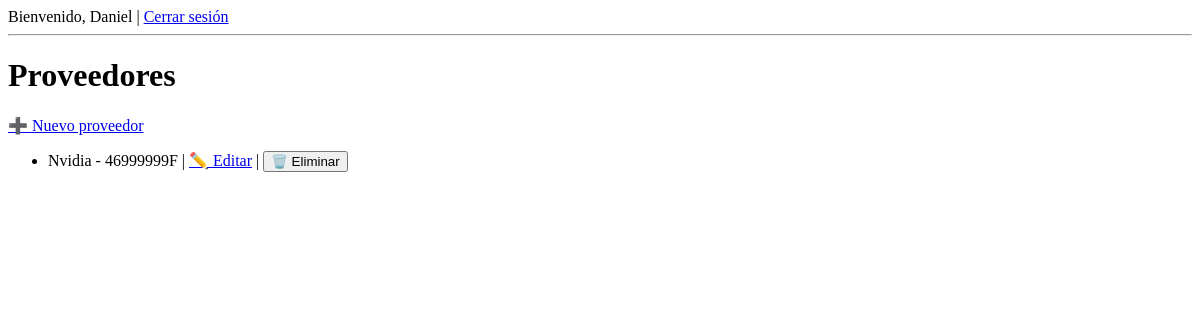
The app's page /proveedores (signed in), older data.
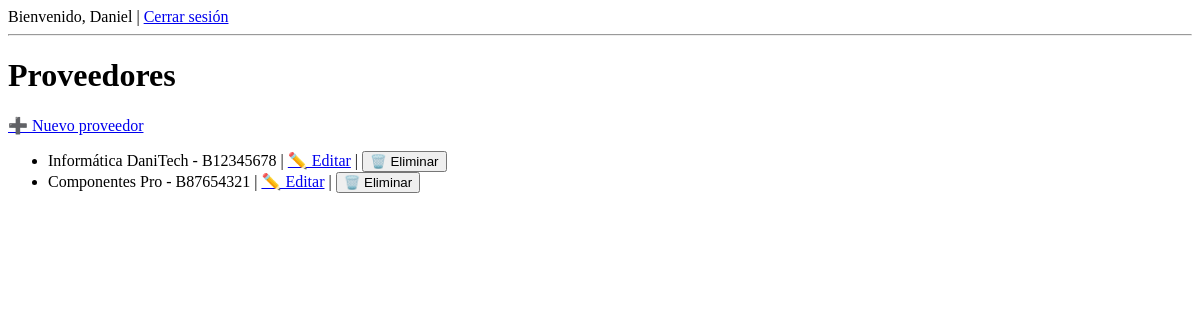
The same page, newer data.
### app/models.py (models this page shows, shortened)
class Proveedor(db.Model):
    id = db.Column(db.Integer, primary_key=True)
    nombre_empresa = db.Column(db.String(150), nullable=False)
    cif = db.Column(db.String(20), unique=True, nullable=False)
    telefono = db.Column(db.String(20))
    direccion = db.Column(db.String(200))
    email = db.Column(db.String(150))
    descuento = db.Column(db.Float, default=0.0)
    iva = db.Column(db.Float, default=21.0)
    precio_base = db.Column(db.Float)

### app/routes.py (the view)
@main.route('/proveedores')
@login_required
def listar_proveedores():
    proveedores = Proveedor.query.all()
    return render_template('proveedores/listar.html', proveedores=proveedores)

### app/routes.py (called while the page is built)
@login_manager.user_loader
def load_user(user_id):
    return Usuario.query.get(int(user_id))

### app/templates/proveedores/listar.html (shortened to what this page needs)
{% extends 'base.html' %}
{% block content %}
<h1>Proveedores</h1>
<a href="{{ url_for('main.crear_proveedor') }}">➕ Nuevo proveedor</a>
<ul>
  {% for p in proveedores %}
    <li>
      {{ p.nombre_empresa }} - {{ p.cif }}
      | <a href="{{ url_for('main.editar_proveedor', id=p.id) }}">✏️ Editar</a>
      | <form method="POST" action="{{ url_for('main.eliminar_proveedor', id=p.id) }}" style="display:inline;">
          <button type="submit" onclick="return confirm('¿Seguro que quieres eliminar este proveedor?');">🗑️ Eliminar</button>
        </form>
    </li>
  {% endfor %}
</ul>
{% endblock %}

Row changes from the older to the newer data that the page shows:
changed Proveedor: nombre_empresa "Nvidia" → "Informática DaniTech"; cif "46999999F" → "B12345678"
added Proveedor: nombre_empresa "Componentes Pro", cif "B87654321"
